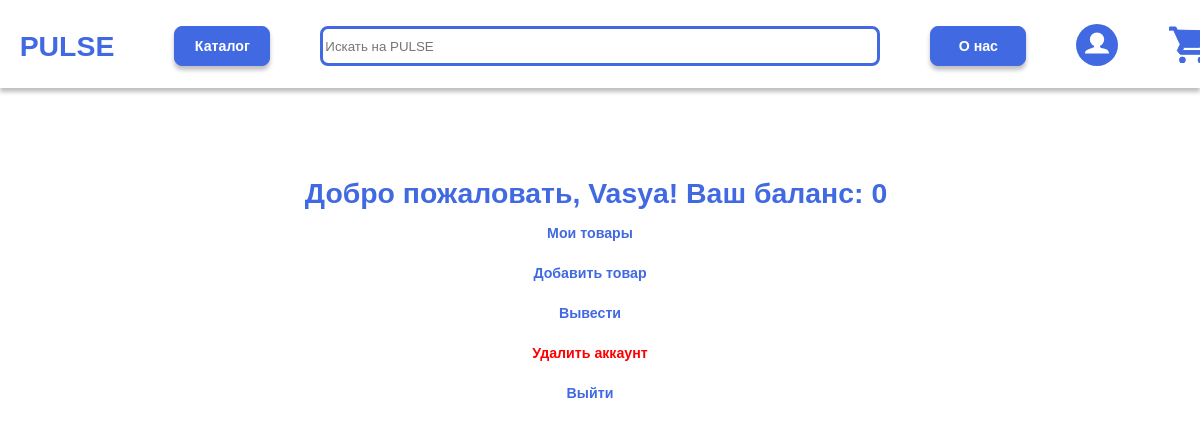
The page /me (signed in) on the database as committed earlier.
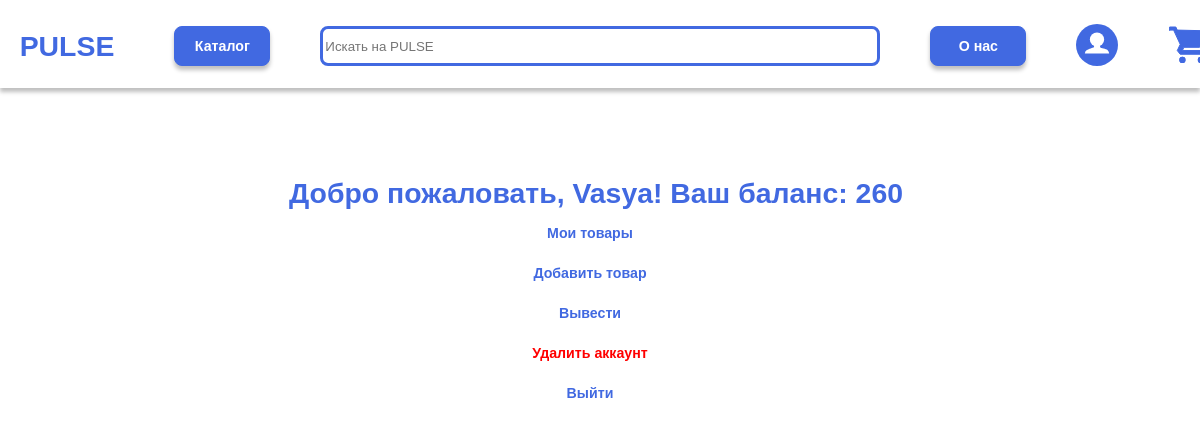
The same page on the database as committed later.
### main/models.py (models this page shows)
class User(AbstractUser):
    username = models.CharField(error_messages={'unique': 'Пользователь с таким телефоном уже существует!'}, help_text='15 символов. Только цифры',max_length=15, unique=True, verbose_name='phone')
    nickname = models.CharField(error_messages={'unique': 'Пользователь с таким никнеймом уже существует!'}, max_length=20, unique=True, verbose_name='nickname')
    second_name = models.CharField(max_length=150, verbose_name='second name')
    email = models.EmailField(max_length=254, verbose_name='email address', unique=True, error_messages={'unique': 'Пользователь с такой почтой уже существует!'})
    balance = models.CharField(max_length=10, help_text='Баланс', verbose_name='money', default=0)
    user_type_choises =(('buyer', 'Я покупатель'),
               ('seller', 'Я продавец'))
    usertype = models.CharField(max_length=15, blank=False, choices=user_type_choises, default='buyer', help_text='Usertype', verbose_name='usertype')

### main/views.py (the view)
# urls.py: re_path(r'me', views.me, name='me'),
@login_required
def me(request):
    return render(request, 'main/me.html', {'user': request.user})

### main/templates/main/me.html (shortened to what this page needs)
{% extends 'main/base.html' %}
{% block content %}
<div class="mainLabel" style="text-align: center;"><h1>Добро пожаловать, {{ user.nickname }}! Ваш баланс: {{ user.balance }}</h1></div>
        <div class="catalog-container ">
            {% if user.usertype == 'seller' %}
                <a href="{% url 'myProducts' %}" class="catalog-container myProducts">Мои товары</a>
                <a href="{% url 'addProduct' %}" class="catalog-container myProducts">Добавить товар</a>
                <a href="{% url 'downBalance' %}" class="catalog-container myProducts">Вывести</a>
            {% endif %}
            <a href="{% url 'deleteUser' %}" class="catalog-container deleteAcc" style="color: red">Удалить аккаунт</a>
            <a href="{% url 'logout' %}" class="catalog-container logout">Выйти</a>
        </div>
{% endblock %}

Rows that differ between the two databases and show on the page:
changed User "Vasya": balance "0" → "260"
